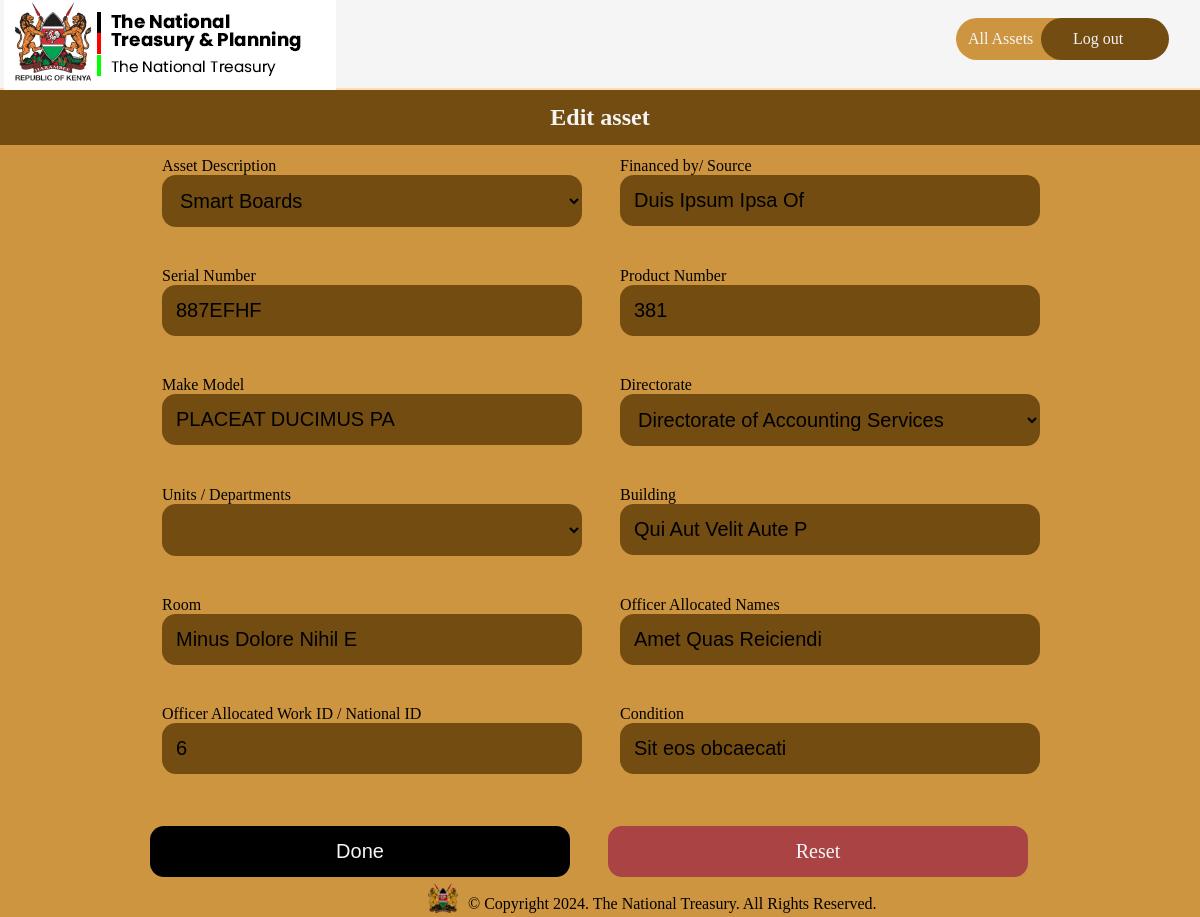
Page /asset/edit/1 on the committed database.
### inventory/models.py (models this page shows, shortened)
class Asset(db.Model):
    idassets = db.Column(db.Integer, primary_key=True)
    asset_description = db.Column(db.Text, nullable=False)
    financed_by = db.Column(db.Text, default="N/A")
    serial_number = db.Column(db.Text, nullable=False, unique=True)
    product_number = db.Column(db.Text, nullable=False)
    make_model = db.Column(db.Text, nullable=False)
    directorate = db.Column(db.Text, nullable=False)
    units = db.Column(db.Text, nullable=False)
    building = db.Column(db.Text, nullable=False)
    room = db.Column(db.Integer, nullable=False)
    officer_allocated = db.Column(db.Text, default="N/A")
    officer_contact_info = db.Column(db.Text, default="N/A")
    state = db.Column(db.Text, nullable=False)

### inventory/routes.py (the view, shortened to what this page needs)
@app.route("/asset/edit/<int:asset_id>", methods=("GET", "POST"))
def edit_asset(asset_id):
    form = UpdateAssetForm()
    asset = Asset.query.get_or_404(asset_id)
    current_serial = asset.serial_number
    if request.method == "GET":
        form.asset_description.data = asset.asset_description
        form.financed_by.data = asset.financed_by
        form.serial_number.data = asset.serial_number
        form.product_number.data = asset.product_number
        form.make_model.data = asset.make_model
        form.directorate.data = asset.directorate
        form.units.choices = [(unit, unit) for unit in unit_options.get(asset.directorate, [])]
        form.units.data = asset.units  # Set the current unit
        form.building.data = asset.building
        form.room.data = asset.room
        form.officer_allocated.data = asset.officer_allocated
        form.officer_contact_info.data = asset.officer_contact_info
        form.state.data = asset.state
    return render_template("edit_asset.html", form=form, asset=asset)

### inventory/templates/edit_asset.html (shortened to what this page needs)
{% extends "base.html" %}
{% block head %}
{{ super() }}
<link rel="stylesheet" href="{{ url_for('static', filename='assets.css') }}">
{% endblock head %}
{% block navlinks %}
<a href="{{ url_for('index') }}" class="links signup">All Assets</a>
<a href="{{ url_for('index') }}" class="links login">Log out</a>
{% endblock navlinks %}
{% block body %}
<h2 class="asset-heading">Edit asset</h2>
<div class="form-wrapper">
	<div class="layer">
		<form autocomplete="off" action="" class="form" method="post">
			<div class="row">
				<div class="asset_description">
					{{ form.asset_description.label }}
					{{ form.asset_description(placeholder="",id="description", value="{{ asset.asset_description }}") }}
				</div>
				<div class="financed_by">
					{{ form.financed_by.label }}
					{{ form.financed_by(placeholder="",id="financedby") }}
				</div>
			</div>
			<div class="row">
				<div class="serial_number">
					{{ form.serial_number.label }}
					{{ form.serial_number(placeholder="",id="serial") }}
				</div>
				<div class="product_number">
					{{ form.product_number.label }}
					{{ form.product_number(placeholder="",id="productnumber") }}
				</div>
			</div>
			<div class="row">
				<div class="make_model">
					{{ form.make_model.label }}
					{{ form.make_model(placeholder="",id="makemodel") }}
				</div>
				<div class="directorate">
					{{ form.directorate.label }}
					{{ form.directorate(placeholder="",id="directorate") }}
				</div>
			</div>
			<div class="row">
				<div class="units">
					{{ form.units.label }}
					{{ form.units(placeholder="",id="units") }}
				</div>
				<div class="building">
					{{ form.building.label }}
					{{ form.building(placeholder="",id="building") }}
				</div>
			</div>
			<div class="row">
				<div class="room">
					{{ form.room.label }}
					{{ form.room(placeholder="",id="room") }}
				</div>
				<div class="officer_in_charge">
					{{ form.officer_allocated.label }}
					{{ form.officer_allocated(placeholder="",id="officerincharge") }}
				</div>
			</div>
			<div class="row">
				<div class="officer_contact_info">
					{{ form.officer_contact_info.label }}
					{{ form.officer_contact_info(placeholder="",id="officercontactinfo") }}
				</div>
				<div class="condition">
					{{ form.state.label }}
					{{ form.state(placeholder="",id="condition") }}
				</div>
			</div>
	</div>
	<div class="row">
		<input type="submit" value="Done">
		<a href="{{ url_for('edit_asset',asset_id=asset.idassets ) }}" style="text-align:center;text-decoration:none;background-color:#aa4444;" class="reset reset-edit">Reset</a>
	</div>
</div>
{% endblock body %}

### inventory/templates/base.html (shortened to what this page needs)
<!DOCTYPE html>
<html lang="en">
<head>
	{% block head %}
	<link rel="stylesheet" href="https://cdnjs.cloudflare.com/ajax/libs/font-awesome/6.5.1/css/all.min.css"
 />
		<link rel="stylesheet" href="{{ url_for('static',filename='style.css') }}">
	{% endblock head %}
</head>
<body>
	<div class="nav">
		<div class="logo">
			<a href="{{ url_for('index') }}"><img
					src=" {{ url_for('static', filename='assets/images/TNT logo.png')  }} "
					alt="treasury logo"></img></a>
		</div>
		<div class="links">
			{% block navlinks %}
			{% endblock navlinks %}
		</div>
	</div>
	{% block body %}
	{% endblock body %}
	<div class="footer">
		<img src="{{ url_for('static', filename='assets/images/tntfooterlogo.png') }}" alt="footer logo"
			width="30" height="30">
		<p>© Copyright <span class="copyright-year"></span>. The National Treasury. All Rights Reserved.</p>
	</div>
</body>
</html>

### inventory/static/style.css (style rules this page uses)
* { margin: 0; padding: 0; box-sizing: border-box; color-scheme: light; @import url('https://fonts.googleapis.com/css2?family=Roboto+Mono:ital,wght@0,100..700;1,100..700&display=swap'); }
body { display: flex; flex-direction: column; height: 100%; background-color: #ce9540; }
.nav { display: flex; justify-content: space-between; align-items: center; border-bottom: 2px solid peachpuff; padding-left: 4px; padding-top: 5px; padding-right: 15px; background-color: white; position: sticky; top: 0; height: 90px; width: 100%; }
.links { padding: 12px; display: flex; align-items: center; gap: 32px; border-radius: 34px; margin-bottom: 8px; }
.links>a { text-decoration: none; color: whitesmoke; width: 7.6em; }
.signup { background-color: #CE9540; }
.login { background-color: #734C11; margin-left: -67px; padding-left: 32px; }
.footer { display: flex; align-items: center; gap: 10px; margin-left: 8px; position: fixed; bottom: 0; margin-bottom: 4px; left: 35vw; }
.footer { margin-top: 12px; padding-top: 18px; display: flex; align-items: end; justify-content: center; }

### inventory/static/assets.css (style rules this page uses)
body { display: flex; flex-direction: column; height: 100%; background-color: #CE9540; }
.nav { background-color: whitesmoke; }
.asset-heading { padding: 14px; text-align: center; color: whitesmoke; background-color: #734C11; }
.nav { display: flex; justify-content: space-between; align-items: center; border-bottom: 2px solid peachpuff; padding-left: 4px; padding-top: 5px; padding-right: 15px; }
.links { padding: 12px; display: flex; align-items: center; gap: 32px; border-radius: 34px; margin-bottom: 8px; }
.links>a { text-decoration: none; color: whitesmoke; width: 8em; margin-right: 4px; }
.signup { background-color: #CE9540; }
.login { background-color: #734C11; margin-left: -79px; padding-left: 32px; }
.form-wrapper { margin: 0 auto; }
input, .reset { -webkit-appearance: none; -moz-appearance: none; appearance: none; border: none; }
select, input[type="text"], input[type="email"], input[type="password"], input[type="number"] { background-color: #734C11; color: rgb(0, 0, 0); }
select, input, .reset { padding: 14px; border-radius: 14px; margin-bottom: 10px; width: 420px; font-size: 20px; }
select { border: none; }
input[type="submit"], .reset { color: whitesmoke; background-color: rgb(0, 0, 0); }
.form { width: 900px; padding: 12px; }
.row { display: flex; gap: 38px; margin-bottom: 30px; }
::placeholder { color: whitesmoke; opacity: 1; }

### rows in the picture
Asset: asset_description "Smart Boards", financed_by "Duis Ipsum Ipsa Of", serial_number "887EFHF", product_number "381", make_model "PLACEAT DUCIMUS PA", directorate "Directorate of Accounting Services", building "Qui Aut Velit Aute P", room "Minus Dolore Nihil E", officer_allocated "Amet Quas Reiciendi", officer_contact_info "6", state "Sit eos obcaecati"
